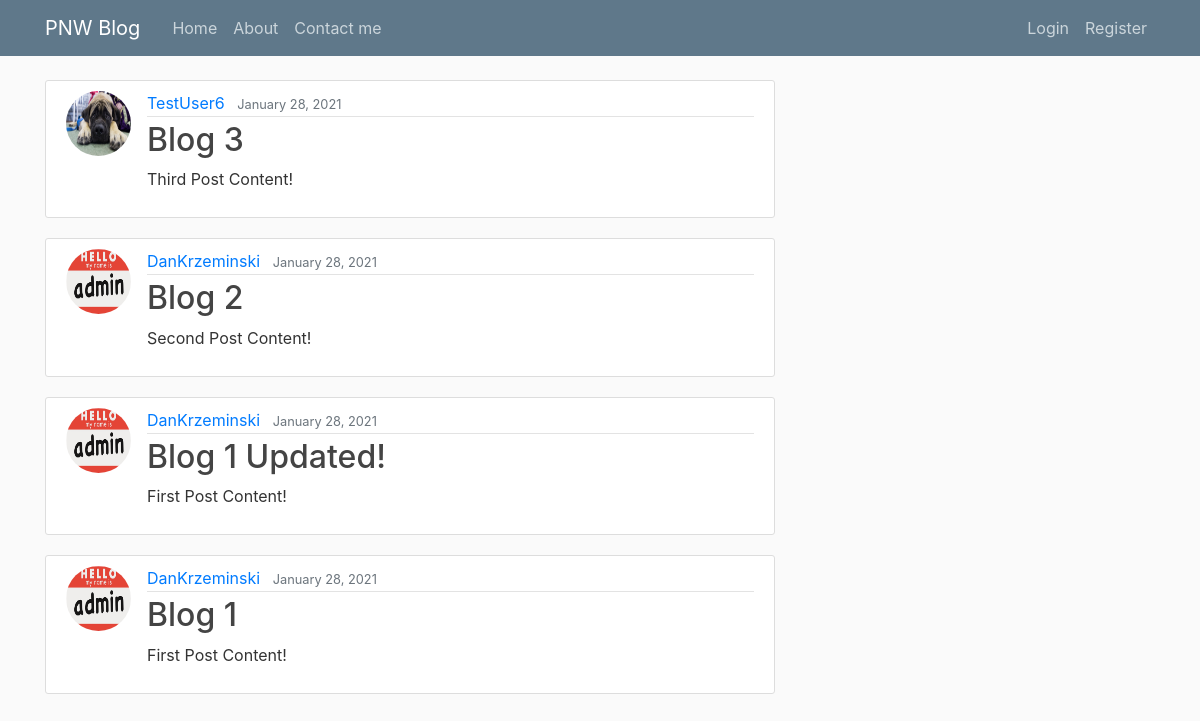
The app's page /, older data.
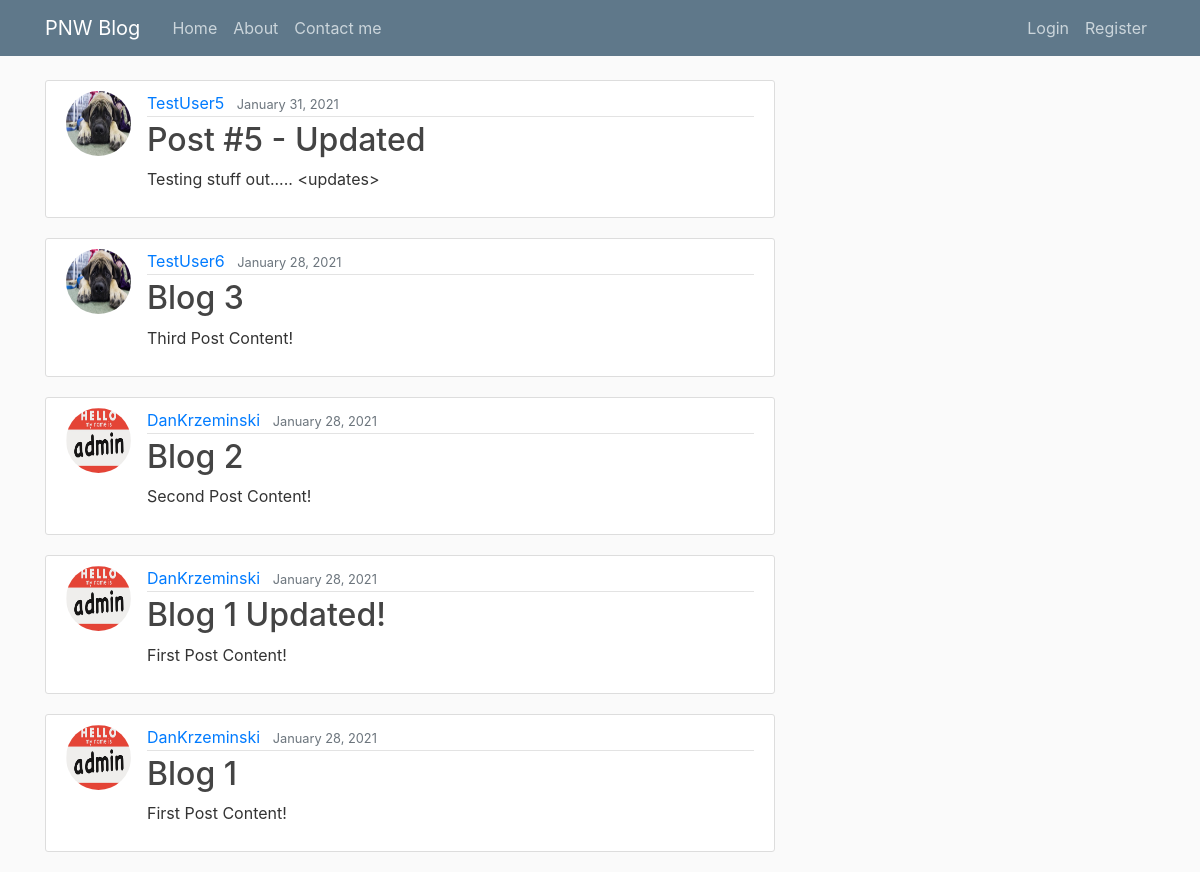
The same page, newer data.
### blog/models.py (models this page shows, shortened)
class Post (models.Model):
    title = models.CharField(max_length=100)
    content = models.TextField()
    date_posted = models.DateTimeField(default=timezone.now)
    author = models.ForeignKey(User, on_delete=models.CASCADE)

### users/models.py (models this page shows, shortened)
class Profile(models.Model):
    user = models.OneToOneField(User, on_delete=models.CASCADE)
    image = models.ImageField(default='default.jpg', upload_to='profile_pics')

### blog/views.py (the view)
# urls.py: path('', PostListView.as_view(), name='blog-home'),
class PostListView(ListView):
    model = Post
    template_name = 'blog/home.html'
    context_object_name = 'posts'
    ordering = ['-date_posted']
    paginate_by = 5

### blog/templates/blog/home.html
{% extends "blog/base.html" %}
{% block content %}
    {% for post in posts %}
       <article class="media content-section">
        <img class="rounded-circle article-img" src="{{ post.author.profile.image.url }}">
          <div class="media-body">
            <div class="article-metadata">
              <a class="mr-2" href="#">{{ post.author }}</a>
              <small class="text-muted">{{ post.date_posted|date:"F d, Y" }}</small>
            </div>
            <h2><a class="article-title" href="{% url 'post-detail' post.id%}">{{ post.title }}</a></h2>
            <p class="article-content">{{ post.content }}</p>
          </div>
        </article>
    {% endfor %}
{% endblock content %}

Row changes from the older to the newer data that the page shows:
added Post: author.profile.image (picture), author "TestUser5", date_posted "January 31, 2021", title "Post #5 - Updated", content "Testing stuff out..... <updates>"
